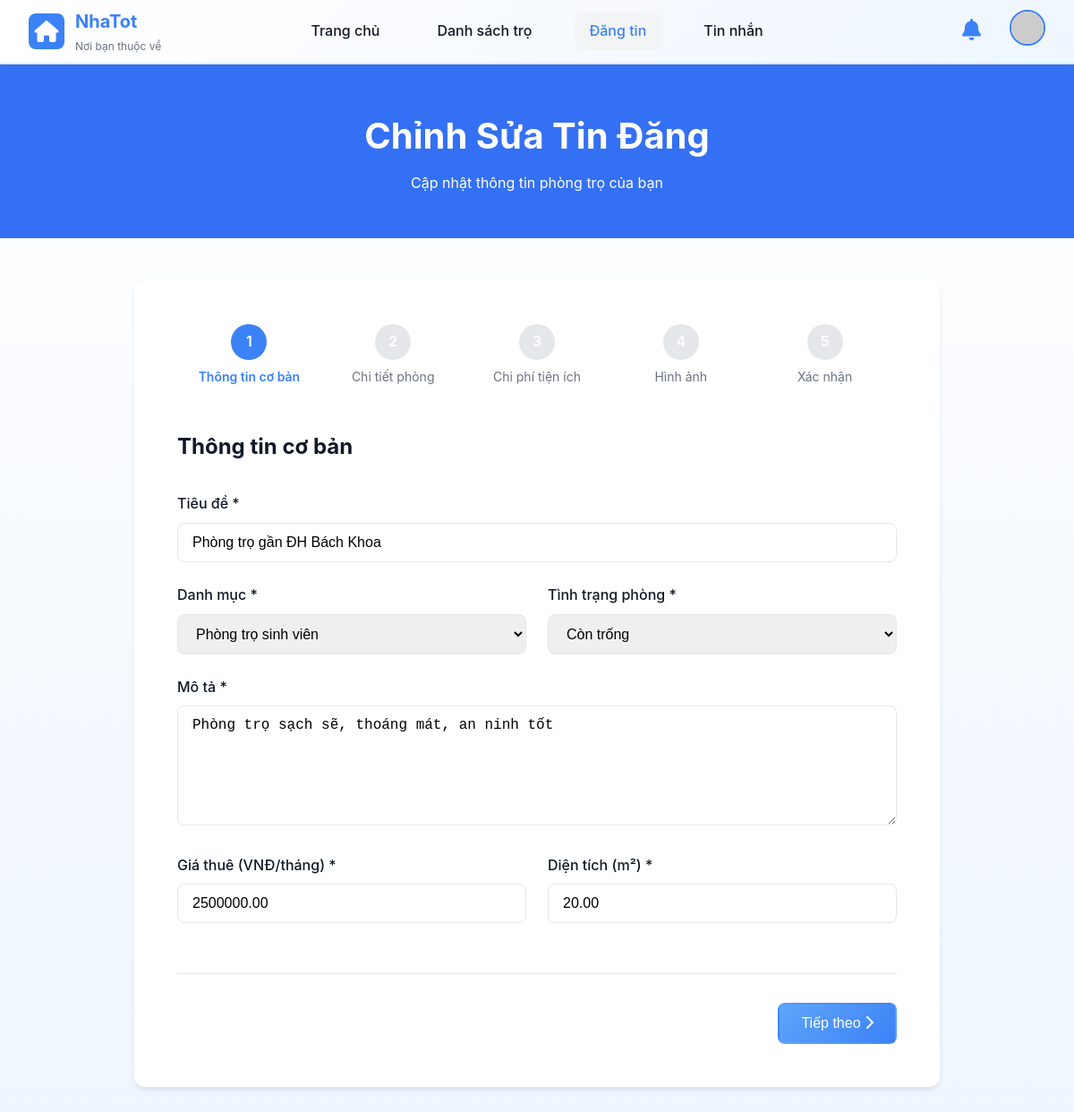
/Views/posts/create.php?id=1 (signed in), run on the app's committed database.
### tables this page shows
CREATE TABLE posts (
    id INT AUTO_INCREMENT PRIMARY KEY,
    user_id INT NOT NULL,
    category_id INT NOT NULL,
    title VARCHAR(255) NOT NULL,
    description TEXT NOT NULL,
    address VARCHAR(255) NOT NULL,
    district VARCHAR(100),
    city VARCHAR(100),
    price DECIMAL(10, 2) NOT NULL,
    area DECIMAL(10, 2),
    room_type ENUM('single', 'shared', 'apartment', 'house') DEFAULT 'single',
    room_status ENUM('available', 'unavailable') DEFAULT 'available',
    max_people INT DEFAULT 1,
    gender ENUM('male', 'female', 'any') DEFAULT 'any',
    amenities TEXT,
    utilities TEXT,
    rules TEXT,
    available_from DATE,
    deposit_amount DECIMAL(10, 2),
    electric_price DECIMAL(10, 2),
    water_price DECIMAL(10, 2),
    status ENUM('pending', 'approved', 'rejected', 'rented') DEFAULT 'pending',
    is_featured BOOLEAN DEFAULT FALSE,
    views INT DEFAULT 0,
    created_at TIMESTAMP DEFAULT CURRENT_TIMESTAMP,
    updated_at TIMESTAMP DEFAULT CURRENT_TIMESTAMP ON UPDATE CURRENT_TIMESTAMP,
    FOREIGN KEY (user_id) REFERENCES users(id) ON DELETE CASCADE,
    FOREIGN KEY (category_id) REFERENCES categories(id) ON DELETE CASCADE,
    INDEX idx_status (status),
    INDEX idx_room_status (room_status),
    INDEX idx_user_id (user_id),
    INDEX idx_category_id (category_id),
    INDEX idx_city_district (city, district),
    INDEX idx_price (price),
    INDEX idx_created_at (created_at)
);

### config.php (called while the page is built, shortened)
<?php
function getDB() {
    static $conn = null;
    if ($conn === null) {
        try {
            $dsn = 'mysql:host=' . DB_HOST . ';dbname=' . DB_NAME . ';charset=utf8mb4';
            $options = [
                PDO::ATTR_ERRMODE => PDO::ERRMODE_EXCEPTION,
                PDO::ATTR_DEFAULT_FETCH_MODE => PDO::FETCH_ASSOC,
                PDO::ATTR_EMULATE_PREPARES => false,
            ];
            $conn = new PDO($dsn, DB_USER, DB_PASS, $options);
        } catch (PDOException $e) {
            $errorMsg = 'Database connection failed: ' . $e->getMessage();
            error_log($errorMsg);
            if (strpos($e->getMessage(), 'SQLSTATE') !== false) {
                if (strpos($e->getMessage(), 'Unknown database') !== false) {
                    die("Error: Database '" . DB_NAME . "' not found. Please create the database and import the SQL schema.");
                } else {
                    die("Database Error: " . $e->getMessage());
                }
            }
            die('Database connection failed. Please try again later.');
        }
    }
    return $conn;
}
function isLoggedIn() {
    return isset($_SESSION['user_id']);
}
?>

### Models/Post.php (called while the page is built, shortened)
<?php
require_once __DIR__ . '/../config.php';
class Post {
    private $db;
    private $table = 'posts';
    public function __construct() {
        $this->db = getDB();
    }
    public function findById($id) {
        try {
            $stmt = $this->db->prepare("
                SELECT p.*, u.full_name, u.phone, u.email, c.name as category_name
                FROM {$this->table} p
                JOIN users u ON p.user_id = u.id
                JOIN categories c ON p.category_id = c.id
                WHERE p.id = ?
            ");
            $stmt->execute([$id]);
            return $stmt->fetch();
        } catch (PDOException $e) {
            error_log("Error in Post::findById: " . $e->getMessage());
            return false;
        }
    }
}
?>

### Views/posts/create.php (the view, shortened to what this page needs)
<?php
require_once __DIR__ . '/../../config.php';
require_once __DIR__ . '/../../Models/Post.php';
$postModel = new Post();
$postId = isset($_GET['id']) ? (int)$_GET['id'] : null;
$editingPost = null;
if ($postId) {
    $editingPost = $postModel->findById($postId);
}
?>
<!DOCTYPE html>
<html lang="vi">
<head>
    <link rel="stylesheet" href="../../assets/css/style.css">
    <link rel="stylesheet" href="https://cdnjs.cloudflare.com/ajax/libs/font-awesome/6.4.0/css/all.min.css">
</head>
<body>
    <header class="header">
        <nav class="navbar">
            <a href="../../index.php" class="logo">
                <div class="logo-icon-box">
                    <i class="fas fa-home"></i>
                </div>
                <div class="logo-text">
                    <h1>NhaTot</h1>
                    <p>Nơi bạn thuộc về</p>
                </div>
            </a>
            <ul class="nav-menu">
                <li><a href="../../index.php" class="nav-link">Trang chủ</a></li>
                <li><a href="list.php" class="nav-link">Danh sách trọ</a></li>
                <li><a href="create.php" class="nav-link active">Đăng tin</a></li>
                <?php if (isLoggedIn()): ?>
                <li style="position: relative;">
                    <a href="../chat/chat.php" class="nav-link">Tin nhắn</a>
                </li>
                <?php endif; ?>
            </ul>
            <div class="nav-actions">
                <div class="notification-wrapper">
                    <button class="notification-bell-btn" onclick="toggleNotificationDropdown(event)" title="Thông báo">
                        <i class="fas fa-bell"></i>
                    </button>
                </div>
                    <div class="user-menu-wrapper" style="position: relative;">
                        <button class="user-avatar-btn" onclick="toggleUserMenu(event)">
                            <?php
                            try {
                                $db = getDB();
                                $user_stmt = $db->prepare("SELECT avatar FROM users WHERE id = ?");
                                $user_stmt->execute([$_SESSION['user_id']]);
                                $user_data = $user_stmt->fetch(PDO::FETCH_ASSOC);
                                $avatar_src = (!empty($user_data['avatar']))
                                    ? '../../uploads/avatars/' . htmlspecialchars($user_data['avatar'])
                                    : 'https://via.placeholder.com/40/3b82f6/ffffff?text=' . strtoupper(substr($_SESSION['username'], 0, 1));
                            } catch (Exception $e) {
                                $avatar_src = 'https://via.placeholder.com/40/3b82f6/ffffff?text=' . strtoupper(substr($_SESSION['username'], 0, 1));
                            }
                            ?>
                            <img src="<?php echo $avatar_src; ?>" alt="Avatar" style="width: 40px; height: 40px; border-radius: 50%; object-fit: cover; border: 2px solid #3b82f6; cursor: pointer;">
                        </button>
                    </div>
            </div>
        </nav>
    </header>
    <div class="page-header">
        <h1><?php echo $editingPost ? 'Chỉnh Sửa Tin Đăng' : 'Đăng Tin Cho Thuê Phòng Trọ'; ?></h1>
        <p><?php echo $editingPost ? 'Cập nhật thông tin phòng trọ của bạn' : 'Chia sẻ thông tin phòng trọ của bạn'; ?></p>
    </div>
    <div class="content-wrapper">
        <div class="container">
            <div class="form-container">
                <div class="step-indicator">
                    <div class="step active">
                        <div class="step-number">1</div>
                        <div class="step-title">Thông tin cơ bản</div>
                    </div>
                    <div class="step">
                        <div class="step-number">2</div>
                        <div class="step-title">Chi tiết phòng</div>
                    </div>
                    <div class="step">
                        <div class="step-number">3</div>
                        <div class="step-title">Chi phí tiện ích</div>
                    </div>
                    <div class="step">
                        <div class="step-number">4</div>
                        <div class="step-title">Hình ảnh</div>
                    </div>
                    <div class="step">
                        <div class="step-number">5</div>
                        <div class="step-title">Xác nhận</div>
                    </div>
                </div>
                <form id="createPostForm" action="../../Controllers/PostController.php" method="POST" enctype="multipart/form-data">
                    <div class="form-step active" data-step="1">
                        <h2 style="margin-bottom: 2rem;">Thông tin cơ bản</h2>
                        <div class="form-group">
                            <label class="form-label" for="title">Tiêu đề *</label>
                            <input
                                type="text"
                                class="form-control"
                                id="title"
                                name="title"
                                placeholder="VD: Phòng trọ gần trường ĐH Bách Khoa"
                                value="<?php echo $editingPost ? htmlspecialchars($editingPost['title']) : ''; ?>"
                                required
                            >
                        </div>
                        <div class="form-row">
                            <div class="form-group">
                                <label class="form-label" for="category">Danh mục *</label>
                                <select class="form-control" id="category" name="category_id" required>
                                    <option value="1" <?php echo $editingPost && $editingPost['category_id'] == 1 ? 'selected' : ''; ?>>Phòng trọ sinh viên</option>
                                </select>
                            </div>
                            <div class="form-group">
                                <label class="form-label" for="room_status">Tình trạng phòng *</label>
                                <select class="form-control" id="room_status" name="room_status" required>
                                    <option value="available" <?php echo $editingPost && $editingPost['room_status'] == 'available' ? 'selected' : ''; ?>>Còn trống</option>
                                </select>
                            </div>
                        </div>
                        <div class="form-group">
                            <label class="form-label" for="description">Mô tả *</label>
                            <textarea
                                class="form-control"
                                id="description"
                                name="description"
                                rows="6"
                                placeholder="Mô tả chi tiết về phòng trọ: vị trí, tiện ích, nội thất..."
                                required
                            ><?php echo $editingPost ? htmlspecialchars($editingPost['description']) : ''; ?></textarea>
                        </div>
                        <div class="form-row">
                            <div class="form-group">
                                <label class="form-label" for="price">Giá thuê (VNĐ/tháng) *</label>
                                <input
                                    type="number"
                                    class="form-control"
                                    id="price"
                                    name="price"
                                    placeholder="2500000"
                                    min="0"
                                    value="<?php echo $editingPost ? $editingPost['price'] : ''; ?>"
                                    required
                                >
                            </div>
                            <div class="form-group">
                                <label class="form-label" for="area">Diện tích (m²) *</label>
                                <input
                                    type="number"
                                    class="form-control"
                                    id="area"
                                    name="area"
                                    placeholder="20"
                                    min="0"
                                    step="0.1"
                                    value="<?php echo $editingPost ? $editingPost['area'] : ''; ?>"
                                    required
                                >
                            </div>
                        </div>
                    </div>
                    <div class="form-actions">
                        <div style="flex: 1;"></div>
                        <button type="button" class="btn btn-primary" id="nextBtn" onclick="changeStep(1)">
                            Tiếp theo <i class="fas fa-chevron-right"></i>
                        </button>
                    </div>
                </form>
            </div>
        </div>
    </div>
</body>
</html>

### data on the page
posts: title "Phòng trọ gần ĐH Bách Khoa", category_id "Phòng trọ sinh viên", room_status "Còn trống", description "Phòng trọ sạch sẽ, thoáng mát, an ninh tốt", price "2500000.00", area "20.00"
